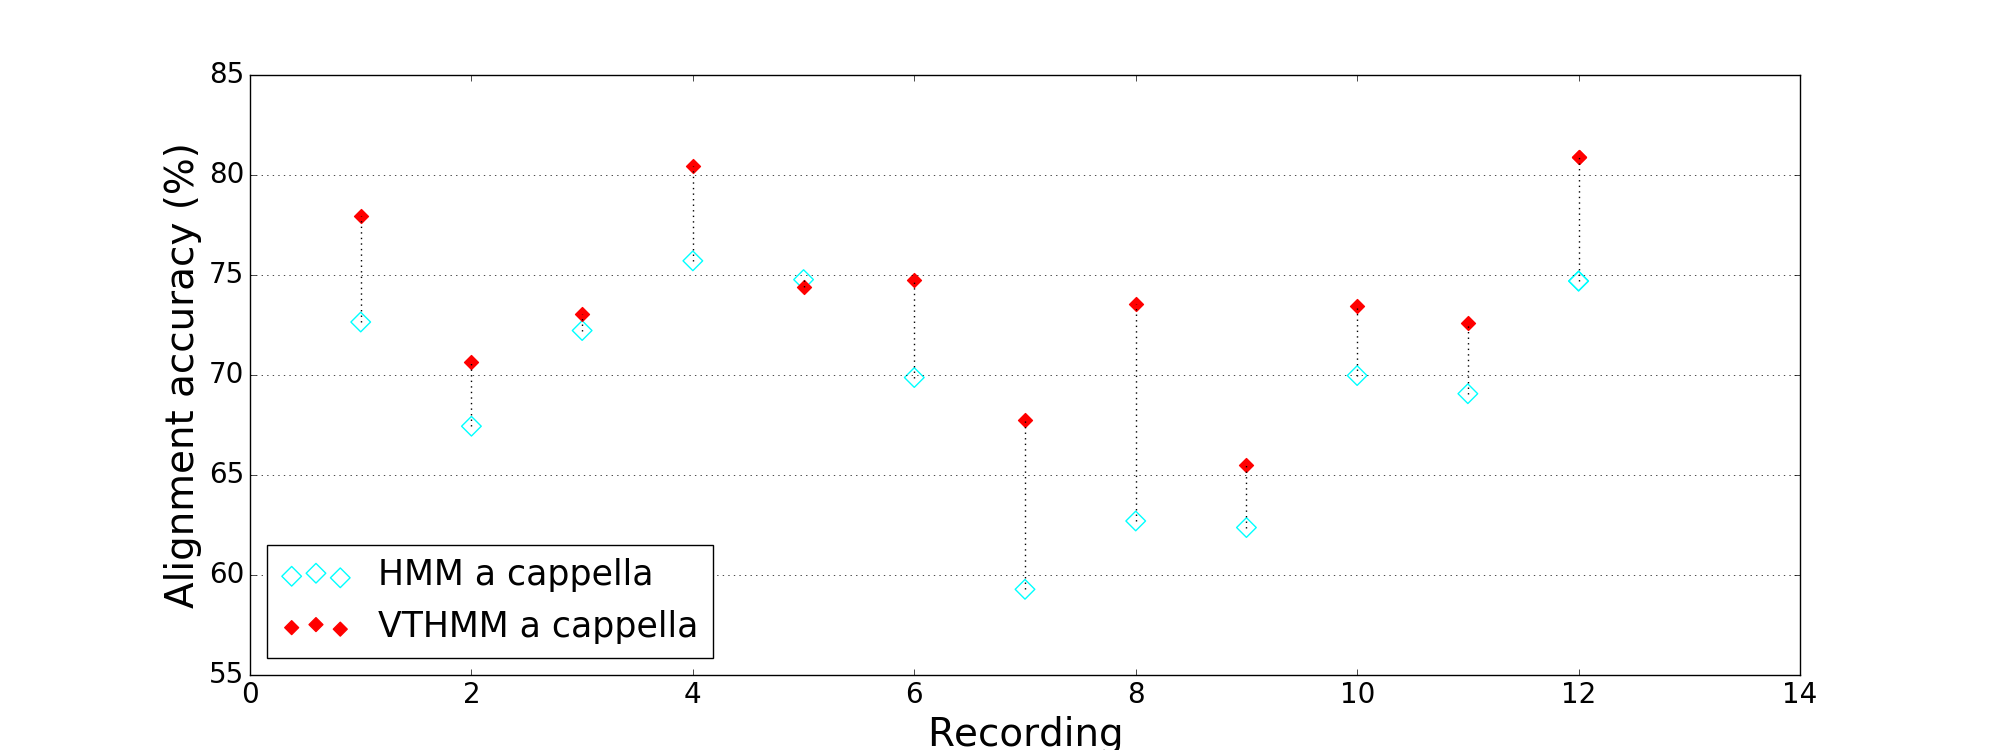

Reproduce this figure in Python.
import matplotlib.pyplot as pyplot


# core dev read form here: with-SAZ
# /Users/joro/Documents/Phd/UPF/withSAZ/turkish-makam-lyrics-2-audio-test-data-synthesis/rast--sarki--curcuna--nihansin_dideden--haci_faik_bey/alignError_2015-03-07--15-36-53.out
# scoreDev  = [0.86, 
# 0.84, 
# 0.90, 
#  0.80, 
# 0.69, 
#  0.94, 
#  0.88 - 0.002,
# 0.88, 
#  0.91,
#  0.92 - 0.002, 
#   0.87, 
#   0.92]



acapellaHMM = [

0.756490829974,
0.704393584405,
0.752236363131,
0.787080869236,
0.77770531142,
0.72872955498,
0.627838644833 - 0.005,
0.657009046317,
0.653730223343,
0.729722142547,
0.720651630304,
0.776972387971

]

acapellaVTHMM =  [
0.869704801244,
0.796500513883,
0.82067062319,
0.894287127171,
0.834204657829,
0.837431094783,
0.767743686088,
0.825394723462,
0.745095767979,
0.824637494555,
0.816065307666,
0.89919312463
]



import numpy as np
# scoreDev = 100*np.array(scoreDev) 

acapellaHMM = 100*(np.array(acapellaHMM) - 0.03)
acapellaVTHMM = 100*(np.array( acapellaVTHMM) -  0.09)
#acapellaVTHMMAcapella = 100*np.array( acapellaVTHMMAcapella)

 
# markers = ['d','v','8','H','s','h','D','^','p','H','v','<']

fig1 = pyplot.figure(figsize=(20,7.5))    

for i in range(len(acapellaHMM)):
    pyplot.scatter(i+1, acapellaHMM[i], marker='D', color='cyan', facecolors='none', s=100)
    pyplot.scatter(i+1, acapellaVTHMM[i], marker='D', color='red',  s=50)
    
    # connecting line
    pyplot.plot([i+1, i+1], [acapellaHMM[i], acapellaVTHMM[i]],  linestyle='dotted', color='black'  )


# put only last dot again. because of labeling
pyplot.scatter(i+1, acapellaHMM[i], marker='D', color='cyan', facecolors='none', s=100, label='HMM a cappella')
pyplot.scatter(i+1, acapellaVTHMM[i], marker='D', color='red', s=50, label='VTHMM a cappella')

pyplot.xlabel('Recording', fontsize=28)
pyplot.ylabel('Alignment accuracy (%)', fontsize=28)

pyplot.tick_params(axis='both', which='major', labelsize=20)
# pyplot.xlim([78,96])
# pyplot.ylim([50,100])

ax = pyplot.gca()
ax.yaxis.grid(True)

ax.legend(loc=3, fontsize=25)
fig1.savefig('/Users/joro/Documents/Phd/UPF/voxforge/myScripts/AlignmentDuration/ISMIR_noteOnsets/scatterPlotCorrelation.png')